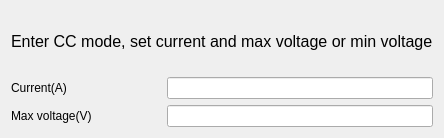
            <widget class="QWidget" name="tab_2450_set_cc_mode">
             <attribute name="title">
              <string>Set CC mode</string>
             </attribute>
             <layout class="QFormLayout" name="formLayout_55">
              <item row="0" column="0" colspan="2">
               <widget class="QLabel" name="label_175">
                <property name="minimumSize">
                 <size>
                  <width>0</width>
                  <height>60</height>
                 </size>
                </property>
                <property name="font">
                 <font>
                  <family>Arial</family>
                  <pointsize>12</pointsize>
                  <weight>50</weight>
                  <italic>false</italic>
                  <bold>false</bold>
                 </font>
                </property>
                <property name="styleSheet">
                 <string notr="true">font: 12pt &quot;Arial&quot;;</string>
                </property>
                <property name="text">
                 <string>Enter CC mode, set current and max voltage or min voltage</string>
                </property>
               </widget>
              </item>
              <item row="1" column="0">
               <widget class="QLabel" name="label_176">
                <property name="minimumSize">
                 <size>
                  <width>150</width>
                  <height>0</height>
                 </size>
                </property>
                <property name="maximumSize">
                 <size>
                  <width>200</width>
                  <height>16777215</height>
                 </size>
                </property>
                <property name="text">
                 <string>Current(A)</string>
                </property>
               </widget>
              </item>
              <item row="1" column="1">
               <widget class="QLineEdit" name="lineEdit_2450_set_cc_mode_current"/>
              </item>
              <item row="2" column="0">
               <widget class="QLabel" name="label_177">
                <property name="minimumSize">
                 <size>
                  <width>150</width>
                  <height>0</height>
                 </size>
                </property>
                <property name="maximumSize">
                 <size>
                  <width>200</width>
                  <height>16777215</height>
                 </size>
                </property>
                <property name="text">
                 <string>Max voltage(V)</string>
                </property>
               </widget>
              </item>
              <item row="2" column="1">
               <widget class="QLineEdit" name="lineEdit_2450_set_cc_mode_max_voltage">
                <property name="text">
                 <string/>
                </property>
               </widget>
              </item>
             </layout>
            </widget>
